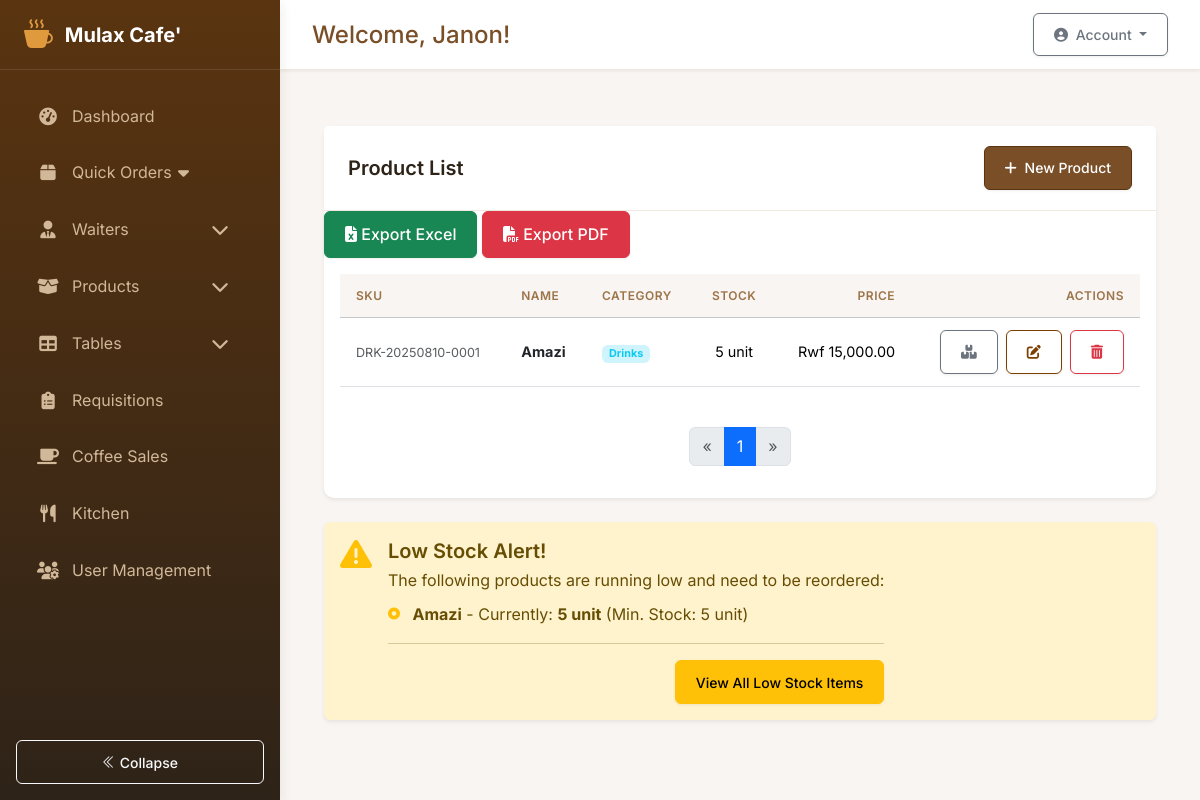
/products/ (signed in), run on an earlier commit of the app's database.
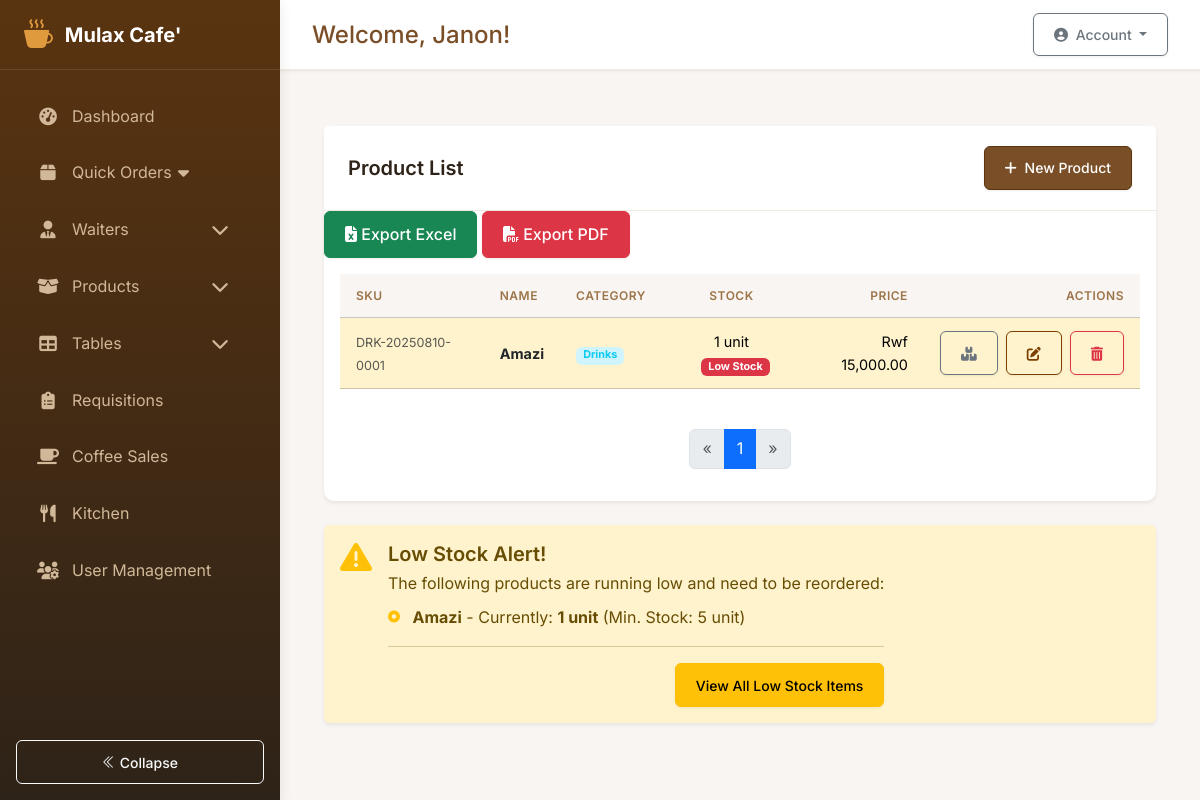
And on a later commit of the database.
### app/models.py (models this page shows, shortened)
class Product(db.Model):
    __tablename__ = 'products'
    id = db.Column(db.Integer, primary_key=True)
    sku = db.Column(db.String(20), unique=True, nullable=False)
    name = db.Column(db.String(100), nullable=False)
    brand = db.Column(db.String(100))
    description = db.Column(db.Text)
    category = db.Column(db.String(50), nullable=False)
    unit = db.Column(db.String(20), nullable=False)
    current_stock = db.Column(db.Float, default=0)
    unit_price = db.Column(db.Float, default=0)
    cost_price = db.Column(db.Float)
    supplier = db.Column(db.String(100))
    remarks = db.Column(db.String(200))
    tax_rate = db.Column(db.Float, nullable=True)
    reorder_qty = db.Column(db.Float, default=0)
    last_updated = db.Column(db.DateTime, default=lambda: datetime.now(pytz.timezone('Africa/Kigali')), onupdate=lambda: datetime.now(pytz.timezone('Africa/Kigali')))
    min_stock = db.Column(db.Float, default=5.0)
    stock_movements = db.relationship(
        'StockMovement',
        back_populates='product',
        cascade='all, delete-orphan'
    )
    requisitions = db.relationship('Requisition', back_populates='product')
    coffee_sales = db.relationship('CoffeeSale', back_populates='product')
    order_items = db.relationship('OrderItem', back_populates='product')

### app/routes/product.py (the view)
@bp.route('/')
@login_required
def list_products():
    notified_count = check_low_stock_products()
    if notified_count > 0:
        flash(f'Low stock alerts sent for {notified_count} products', 'warning')
    page = request.args.get('page', 1, type=int)
    per_page = 20
    products = Product.query.order_by(Product.name).paginate(page=page, per_page=per_page)
    low_stock_products = Product.query.filter(
        Product.current_stock <= Product.min_stock
    ).order_by(Product.name).all()
    return render_template('product/list.html', products=products, low_stock_products=low_stock_products)

### app/__init__.py (called while the page is built)
def format_currency(value):
    if value is None:
        return ""
    try:
        return "Rwf {:,.2f}".format(float(value))
    except (ValueError, TypeError):
        return value

### app/models.py (called while the page is built)
    def is_manager(self):
        return self.role == 'manager' or self.is_admin

    def is_employee(self):
        return self.role == 'employee'

    def get_current_shift(self):
        if self.is_admin or self.is_system_control():
            return None  # Admins can see all shifts
        return self.current_shift

### app/templates/product/list.html (shortened to what the changed rows need)
{% extends "base.html" %}
{% block content %}
<div class="container-fluid py-4">
    <div class="card shadow-sm">
        <div class="card-body">
            <div class="table-responsive">
                <table class="table table-hover align-middle">
                    <thead class="table-light">
                        <tr>
                            <th>SKU</th>
                            <th>Name</th>
                            <th>Category</th>
                            <th class="text-center">Stock</th>
                            <th class="text-end">Price</th>
                            <th class="text-end">Actions</th>
                        </tr>
                    </thead>
                    <tbody>
                        {% if products.items %}
                            {% for product in products.items %}
                            <tr class="{% if product.current_stock < product.min_stock %}table-warning{% endif %}">
                                <td><small class="text-muted">{{ product.sku }}</small></td>
                                <td>
                                    <a href="{{ url_for('product.view_product', product_id=product.id) }}" class="text-decoration-none text-dark fw-bold">
                                        {{ product.name }}
                                    </a>
                                </td>
                                <td><span class="badge bg-info-subtle text-info">{{ product.category|title }}</span></td>
                                <td class="text-center">
                                    {{ product.current_stock | int if product.current_stock is not none else 0 }} {{ product.unit }}
                                    {% if product.current_stock < product.min_stock %}
                                    <span class="badge bg-danger ms-2" data-bs-toggle="tooltip" title="Below minimum stock level ({{ product.min_stock }} {{ product.unit}})">Low Stock</span>
                                    {% endif %}
                                </td>
                                <td class="text-end">{{ product.unit_price|format_currency }}</td>
                                <td class="text-end text-nowrap">
                                    <a href="{{ url_for('product.view_product', product_id=product.id) }}"
                                       class="btn btn-sm btn-outline-secondary me-1"
                                       data-bs-toggle="tooltip" title="View Details & Manage Stock">
                                        <i class="fas fa-boxes"></i>
                                    </a>
                                    {% if current_user.is_manager() %}
                                    <a href="{{ url_for('product.edit_product', product_id=product.id) }}"
                                       class="btn btn-sm btn-outline-primary me-1"
                                       data-bs-toggle="tooltip" title="Edit Product">
                                        <i class="fas fa-edit"></i>
                                    </a>
                                    <button type="button" class="btn btn-sm btn-outline-danger"
                                            data-bs-toggle="modal" data-bs-target="#deleteProductModal-{{ product.id }}"
                                            title="Delete Product">
                                        <i class="fas fa-trash-alt"></i>
                                    </button>
                                    {% endif %}
                                </td>
                            </tr>
                            {% endfor %}
                        {% endif %}
                    </tbody>
                </table>
            </div>
        </div>
    </div>
    {% if low_stock_products %}
    <div class="alert alert-warning mt-4 shadow-sm" role="alert">
        <div class="d-flex align-items-start">
            <div>
                <ul class="list-unstyled mb-0">
                    {% for product in low_stock_products %}
                    <li>
                        <i class="fas fa-dot-circle fa-xs me-2 text-warning"></i>
                        <strong><a href="{{ url_for('product.view_product', product_id=product.id) }}" class="alert-link">{{ product.name }}</a></strong> -
                        Currently: <span class="fw-bold">{{ product.current_stock | int if product.current_stock is not none else 0 }} {{ product.unit }}</span>
                        (Min. Stock: {{ product.min_stock | int if product.min_stock is not none else 0 }} {{ product.unit }})
                    </li>
                    {% endfor %}
                </ul>
            </div>
        </div>
    </div>
    {% endif %}
</div>
{% endblock %}

What changed in the data, as far as the page shows it:
changed Product "Amazi": current_stock "5" → "1"; now shows "Low Stock"
